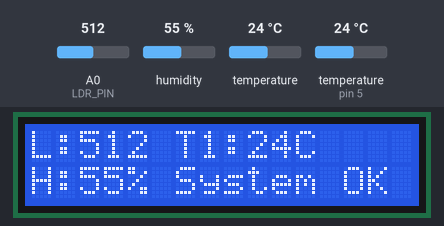
A sketch run on a simulated Arduino Uno, built with avr-gcc and run on an emulated ATmega328P. Shown: 16×2 character LCD. Wiring (inferred from the names in the program): LM75 temperature sensor at I2C address 0x48. Inputs (shaded band) come from the test bench; at power-on: humidity 55 %, temperature 24 °C, A0 (LDR_PIN) = 512, temperature (sensor on pin 5) 24 °C. What the sketch prints to the serial monitor is not drawn.

Above: at 2.2 s.
2.3 s: humidity set to 22 %
At 4.8 s:
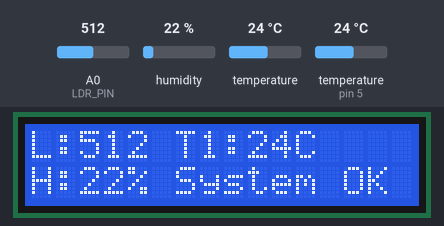
5.1 s: temperature (sensor 0) set to 12 °C
At 6.8 s:
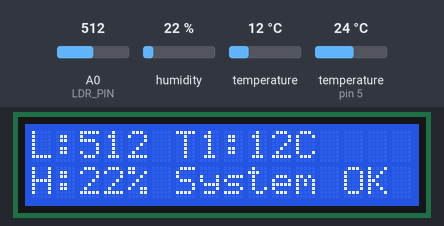
7.1 s: A0 (LDR_PIN) set to 716
At 8.4 s:
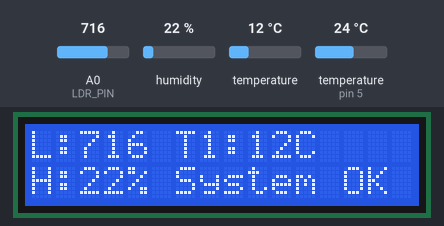
9.1 s: humidity set to 40 %
At 11.9 s:
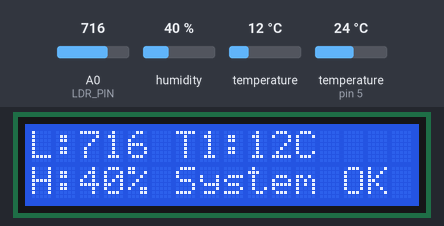
12.6 s: temperature (sensor 0) set to 19 °C
At 13.8 s:
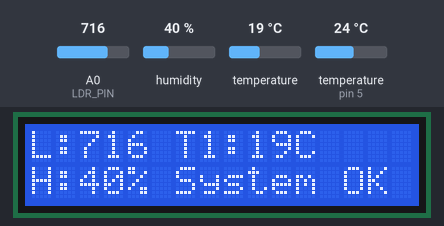
14.6 s: A0 (LDR_PIN) set to 992
At 16.5 s:
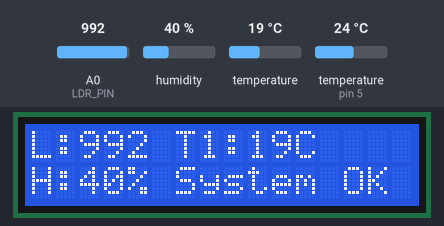
Timing chart, 0 to 17.6 s (numbered marks = the images above; inputs shaded):
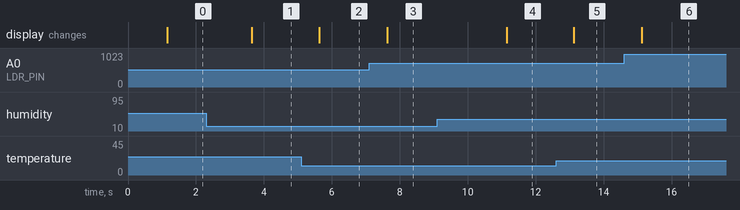

The sketch:

DHT11_TC74_LDR_LCD.ino
```cpp
#include <Wire.h>
#include <LiquidCrystal_I2C.h>
#include <DHT.h>

// ---------- Pin Definitions ----------
#define LDR_PIN A0          // Light Sensor
#define DHT_PIN 5           // DHT11 Data Pin
#define DHT_TYPE DHT11

// ---------- I2C Addresses ----------
#define TC74_ADDR 0x48      // TC74 Temperature Sensor [cite: 247]
#define LCD_ADDR 0x27       // 16x2 LCD [cite: 192]

// ---------- Objects & Variables ----------
LiquidCrystal_I2C lcd(LCD_ADDR, 16, 2);
DHT dht(DHT_PIN, DHT_TYPE);

unsigned long lastDisplayMs = 0;
const unsigned long displayInterval = 500; // 500ms update cycle [cite: 211]

void setup() {
  Serial.begin(115200); // Faster baud rate as established in Lab 6 [cite: 250]

  // Initialize I2C and LCD
  Wire.begin();
  lcd.init();
  lcd.backlight();

  // Initialize DHT11
  dht.begin();

  lcd.setCursor(0,0);
  lcd.print("Sensor System");
  lcd.setCursor(0,1);
  lcd.print("Initializing...");
  delay(1000);
  lcd.clear();
}

void loop() {
  unsigned long now = millis();

  // Update Display every 500ms to avoid blocking the CPU [cite: 211, 230]
  if (now - lastDisplayMs >= displayInterval) {
    lastDisplayMs = now;

    // 1. Read LDR (Light)
    int ldrVal = analogRead(LDR_PIN); // Returns 0-1023 [cite: 99]

    // 2. Read TC74A0 (Temperature) via I2C
    int8_t tempTC74 = -127;
    Wire.beginTransmission(TC74_ADDR);
    Wire.write(0x00);
    if (Wire.endTransmission() == 0) {
      Wire.requestFrom(TC74_ADDR, (byte)1);
      if (Wire.available()) tempTC74 = (int8_t)Wire.read();
    }

    // 3. Read DHT11 (Humidity)
    float humidity = dht.readHumidity();

    // ---------- Update LCD Display ----------
    lcd.setCursor(0, 0);
    // Line 1: Light and TC74 Temp
    lcd.print("L:");
    lcd.print(ldrVal);
    lcd.print(" T1:");
    if (tempTC74 == -127) lcd.print("--");
    else lcd.print(tempTC74);
    lcd.print("C  "); // Extra spaces to clear old digits

    lcd.setCursor(0, 1);
    // Line 2: DHT11 Humidity
    lcd.print("H:");
    if (isnan(humidity)) {
      lcd.print("--%");
    } else {
      lcd.print((int)humidity);
      lcd.print("%");
    }

    // Optional: Add some spacing or status info
    lcd.print(" System OK ");

    // ---------- Serial Telemetry for LabVIEW [cite: 337, 339] ----------
    Serial.print("LDR:"); Serial.print(ldrVal);
    Serial.print(",TC74:"); Serial.print(tempTC74);
    Serial.print(",HUM:"); Serial.println(humidity);
  }
}
```

Measured:
- after the input at 2.3 s, the display: changes after 1.3 s (image 1)
- after the input at 5.1 s, the display: changes after 0.52 s (image 2)
- after the input at 7.1 s, the display: changes after 0.53 s (image 3)
- after the input at 9.1 s, the display: changes after 2.0 s (image 4)
- after the input at 12.6 s, the display: changes after 0.53 s (image 5)
- after the input at 14.6 s, the display: changes after 0.53 s (image 6)
